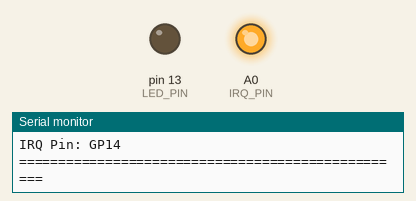
A sketch run on a simulated Arduino Uno, built with avr-gcc and run on an emulated ATmega328P. On the bench: output pins drawn as LEDs (lit = HIGH), the last lines printed to the serial monitor. Random numbers use the default seed unless the sketch sets one.

Above: at 0.1 s.
At 1.1 s:
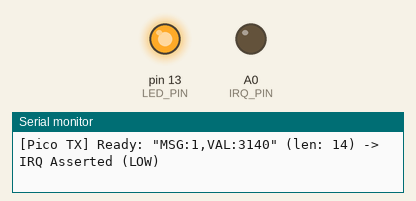
Timing chart, 0 to 2.6 s (numbered marks = the images above):
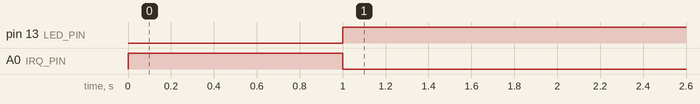

The sketch:

pico_i2c_slave.ino
```cpp
/*
  =============================================================================
  Raspberry Pi Pico (RP2040) -> Raspberry Pi I2C Slave + IRQ Notification
  =============================================================================

  DESCRIPTION:
  This Arduino sketch configures a Raspberry Pi Pico (RP2040) as an I2C Slave
  (Target) device that periodically generates test messages and notifies a host
  Raspberry Pi via an active-LOW Interrupt Request (IRQ) pin.

  When new data is ready (every 1 second):
    1. Pico generates a random test message and loads it into the I2C tx buffer.
    2. Pico pulls the IRQ pin LOW to signal the Raspberry Pi.
    3. The Raspberry Pi detects the falling edge / LOW level on its GPIO pin.
    4. Raspberry Pi initiates an I2C READ transaction to the Pico address (0x17).
    5. In the I2C request handler, Pico transmits the data buffer and releases
       the IRQ pin (sets it back HIGH / Idle).

  -----------------------------------------------------------------------------
  WIRING & PIN CONNECTIONS
  -----------------------------------------------------------------------------

  Raspberry Pi Pico (RP2040)           Raspberry Pi (3 / 4 / 5 / Zero 2W)
  =================================    ==================================
  GP4  (Physical Pin 6)  - I2C0 SDA -> GPIO 2 / SDA1 (Physical Pin 3)
  GP5  (Physical Pin 7)  - I2C0 SCL -> GPIO 3 / SCL1 (Physical Pin 5)
  GP14 (Physical Pin 19) - IRQ Line -> GPIO 22       (Physical Pin 15)
  GND  (Physical Pin 8 or any GND)  -> GND            (Physical Pin 6 or any GND)

  -----------------------------------------------------------------------------
  ELECTRICAL & HARDWARE NOTES:
  -----------------------------------------------------------------------------
  1. LOGIC VOLTAGE: Both Raspberry Pi and Raspberry Pi Pico use 3.3V logic.
     Connections are direct; NO logic level shifters are needed.
     WARNING: Do not connect any 5V pins directly to the Pico or Pi GPIOs!

  2. COMMON GROUND (GND): You MUST connect at least one GND pin between the
     Pico and the Raspberry Pi to establish a common voltage reference.

  3. I2C PULL-UP RESISTORS: The Raspberry Pi already has built-in 1.8 kOhm
     hardware pull-up resistors to 3.3V on GPIO 2 (SDA) and GPIO 3 (SCL).
     No external pull-up resistors are required for short wire runs (<30 cm).

  4. IRQ PIN LOGIC:
     - Idle state: HIGH (3.3V)
     - Active / Data Ready state: LOW (0V)
     - The Raspberry Pi GPIO pin should have internal pull-up enabled and
       listen for falling edge (or LOW level).
     - Once the host reads the I2C data, the Pico resets the IRQ pin to HIGH.

  -----------------------------------------------------------------------------
  RASPBERRY PI SETUP:
  -----------------------------------------------------------------------------
  1. Enable I2C on Raspberry Pi:
       sudo raspi-config -> Interface Options -> I2C -> Enable
       (or add 'dtparam=i2c_arm=on' to /boot/config.txt or /boot/firmware/config.txt)
  2. Verify device detection on bus 1:
       sudo apt-get install -y i2c-tools
       i2cdetect -y 1
       (Address 0x17 should appear in the table)
  =============================================================================
*/

#include <Wire.h>

// ---------------------------------------------------------------------------
// Configuration Constants
// ---------------------------------------------------------------------------
const uint8_t I2C_SLAVE_ADDR = 0x17;  // 7-bit I2C Slave Address (decimal 23)
const int SDA_PIN            = 4;     // Pico GP4 (Physical Pin 6) -> I2C0 SDA
const int SCL_PIN            = 5;     // Pico GP5 (Physical Pin 7) -> I2C0 SCL
const int IRQ_PIN            = 14;    // Pico GP14 (Physical Pin 19) -> IRQ Out
const int LED_PIN            = LED_BUILTIN; // Onboard LED for status indication

const unsigned long MESSAGE_INTERVAL_MS = 1000; // Send test message every 1 second
const size_t BUFFER_SIZE = 32;                  // Standard I2C payload buffer size

// ---------------------------------------------------------------------------
// State Variables
// ---------------------------------------------------------------------------
volatile char txBuffer[BUFFER_SIZE];
volatile uint8_t txLength = 0;
volatile bool dataReady = false;

unsigned long lastMessageTime = 0;
unsigned long messageCounter  = 0;

// ---------------------------------------------------------------------------
// I2C Event Handlers (Called in Interrupt Context)
// ---------------------------------------------------------------------------

/**
 * Called when the I2C Master (Raspberry Pi) requests data from this device.
 * Sends the current message buffer over I2C and clears the IRQ line.
 */
void requestEvent() {
  if (txLength > 0) {
    Wire.write((const uint8_t*)txBuffer, txLength);
  } else {
    // Send a null byte if no message is available
    Wire.write((uint8_t)0x00);
  }

  // Deassert IRQ (set HIGH = Idle) to signal data has been consumed
  digitalWrite(IRQ_PIN, HIGH);
  digitalWrite(LED_PIN, LOW);
  dataReady = false;
}

/**
 * Called when the I2C Master writes data to this device.
 * (Optional handler for bidirectional command handling)
 */
void receiveEvent(int numBytes) {
  while (Wire.available()) {
    char c = Wire.read();
    // Optional: process incoming commands from Raspberry Pi
    (void)c;
  }
}

// ---------------------------------------------------------------------------
// Arduino Setup & Loop
// ---------------------------------------------------------------------------

void setup() {
  // Initialize onboard LED
  pinMode(LED_PIN, OUTPUT);
  digitalWrite(LED_PIN, LOW);

  // Initialize IRQ pin (Active-LOW: default HIGH / idle)
  pinMode(IRQ_PIN, OUTPUT);
  digitalWrite(IRQ_PIN, HIGH);

  // Initialize optional USB Serial for local debugging
  Serial.begin(115200);

  // Initialize pseudo-random generator with noise from floating analog pin
  randomSeed(analogRead(A0));

  // Configure I2C Hardware Pins (Earle Philhower / standard RP2040 core)
  #if defined(ARDUINO_ARCH_RP2040)
  Wire.setSDA(SDA_PIN);
  Wire.setSCL(SCL_PIN);
  #endif

  // Join I2C bus as Slave / Target device
  Wire.begin(I2C_SLAVE_ADDR);
  Wire.onRequest(requestEvent);
  Wire.onReceive(receiveEvent);

  Serial.println("==================================================");
  Serial.println("Raspberry Pi Pico I2C Slave + IRQ Initialized");
  Serial.print("I2C Address: 0x");
  Serial.println(I2C_SLAVE_ADDR, HEX);
  Serial.print("SDA Pin: GP"); Serial.println(SDA_PIN);
  Serial.print("SCL Pin: GP"); Serial.println(SCL_PIN);
  Serial.print("IRQ Pin: GP"); Serial.println(IRQ_PIN);
  Serial.println("==================================================");
}

void loop() {
  unsigned long now = millis();

  // Generate and prepare a random test message every second
  if (now - lastMessageTime >= MESSAGE_INTERVAL_MS) {
    lastMessageTime = now;
    messageCounter++;

    // Generate random test payload (e.g. simulated sensor reading or random integer)
    long randomValue = random(1000, 9999);

    // Prepare temporary string message (format: "MSG:<count>,VAL:<rand>")
    char tempBuf[BUFFER_SIZE];
    snprintf(tempBuf, sizeof(tempBuf), "MSG:%lu,VAL:%ld", messageCounter, randomValue);

    // Atomically update txBuffer
    noInterrupts();
    strncpy((char*)txBuffer, tempBuf, BUFFER_SIZE - 1);
    txBuffer[BUFFER_SIZE - 1] = '\0';
    txLength = strlen((char*)txBuffer);
    dataReady = true;

    // Assert IRQ (Active LOW: pull LOW to notify Raspberry Pi)
    digitalWrite(IRQ_PIN, LOW);
    digitalWrite(LED_PIN, HIGH);
    interrupts();

    // Debug output over USB Serial
    Serial.print("[Pico TX] Ready: \"");
    Serial.print((char*)txBuffer);
    Serial.print("\" (len: ");
    Serial.print(txLength);
    Serial.println(") -> IRQ Asserted (LOW)");
  }
}
```

Measured:
- by itself, pin 13 (LED_PIN): LOW → HIGH at 1.0 s
- by itself, A0 (IRQ_PIN): HIGH → LOW at 1.0 s
